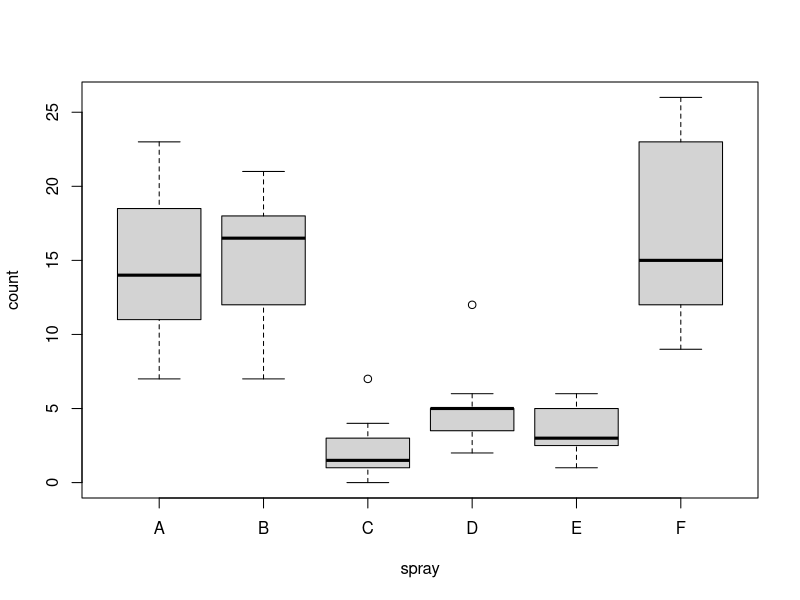
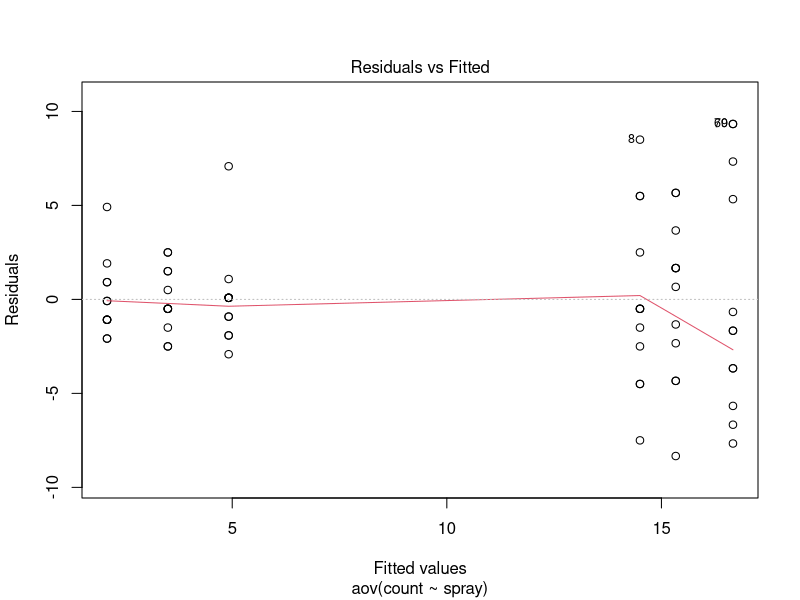
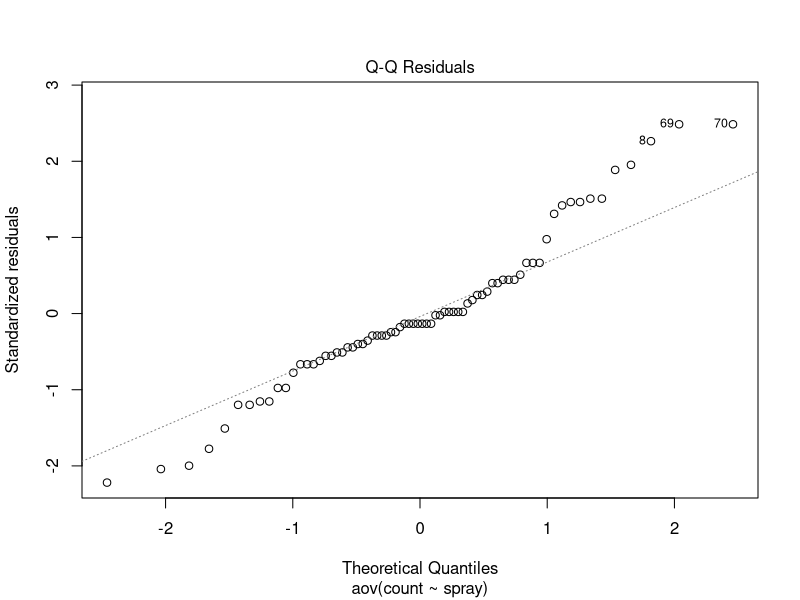
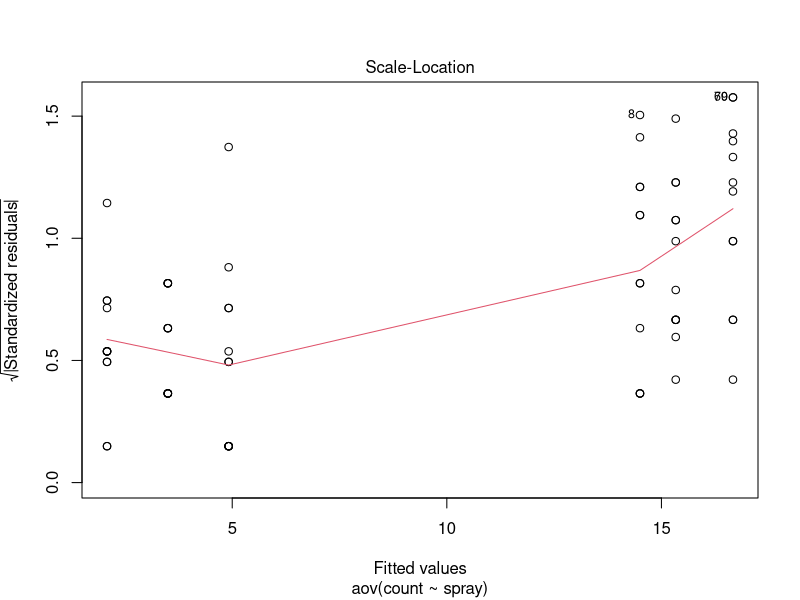
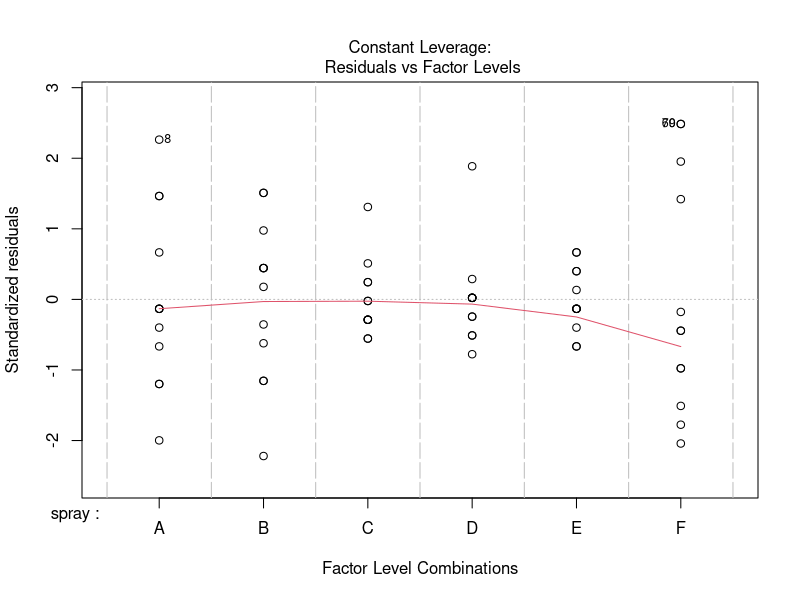

The R script that drew these images, in order:
##########################################################################################
# Anova
# https://en.wikipedia.org/wiki/Analysis_of_variance
#
# Analysis of variance (ANOVA) is a collection of statistical models and their associated estimation procedures
# (such as the "variation" among and between groups) used to analyze the differences among group means in a sample.
# ANOVA was developed by statistician and evolutionary biologist Ronald Fisher. In the ANOVA setting, the observed variance
#in a particular variable is partitioned into components attributable to different sources of variation. 
# In its simplest form, ANOVA provides a statistical test of whether the population means of several groups are equal, 
# and therefore generalizes the t-test to more than two groups. ANOVA is useful for comparing (testing) three or more group
# means for statistical significance. It is conceptually similar to multiple two-sample t-tests, but is more conservative, 
#resulting in fewer type I errors,[1] and is therefore suited to a wide range of practical problems.
#
# from http://homepages.inf.ed.ac.uk/bwebb/statistics/ANOVA_in_R.pdf
##########################################################################################

##############################
# Load data
##############################
attach(InsectSprays)
data("InsectSprays")

str(InsectSprays)
head(InsectSprays)

summary(InsectSprays)


##############################
# Plot it
##############################

boxplot(count ~ spray, data = InsectSprays)


##############################
# One-way ANOVA
##############################
oneway.test(formula = count ~ spray, data = InsectSprays)

##############################
# ANOVA
##############################
aov_out = aov(formula = count ~ spray, data = InsectSprays)
summary(aov_out)


# ANOVA and linear regression are the same thing – more on that tomorrow. For the
# moment, the main point to note is that you can look at the results from aov() in terms of the
# linear regression that was carried out, i.e. you can see the parameters that were estimated.
# > summary.lm(aov.out)
# Implicitly this can be understood as a set of (non-orthogonal) contrasts of the first group
# against each of the other groups. R uses these so-called ‘Treatment’ contrasts as the default,
# but you can request alternative contrasts (see later) 

summary.lm(aov_out)

# Interpret as treatment contrasts compred to control (see PDF)

#############################
# Plot residuals
#############################

plot(aov_out)

# 1. This shows if there is a pattern in the residuals, and ideally should show similar scatter for
# each condition. Here there is a worrying effect of larger residuals for larger fitted values. This
# is called ‘heteroscedascity’ meaning that not only is variance in the response not equal across
# groups, but that the variance has some specific relationship with the size of the response. In
# fact you could see this in the original boxplots. It contradicts assumptions made when doing
# an ANOVA.

# 2. Q-Q plots
# This looks for normality of the residuals; if they are not normal, the assumptions of ANOVA
# are potentially violated.

# 3. This is like the first plot but now to specifically test if the residuals increase with the fitted
# values, which they do


############################
# Contrasts
# taken from
# http://homepages.inf.ed.ac.uk/bwebb/statistics/Statistical_models.html
############################
# In general, the F-ratio its p-value for an ANOVA tell us that the groups differ,
# but not which groups differ. In some experimental designs we might have particular 
# expectations about which group differences will be meaningful.
# First, we need to specify contrasts attribute for our predictor variable (spray type). 
# We can use one of the default contrast matrices , e.g. contr.helmert() is an orthogonal
# contrast matrix where each category (except the last) is compared to the mean effect 
# of all subsequent categories a standard procedure for studies along the lines of control
# vs. drug A vs. drug B.

contrasts(InsectSprays$spray)


#if we want to define our own contrasts it is possible too.
# Let's say that first we want to compare first 3 conditions to the last 3 and then run more contrasts within those two subgroups of conditions.
#First, we define the weights

con1=c(1,1,1,-1,-1,-1)
con2=c(2,-1,-1,0,0,0)
con3=c(0,1,-1,0,0,0)
con4=c(0,0,0,2,-1,-1)
con5=c(0,0,0,0,1,-1)

our.contrasts=cbind(con1,con2,con3,con4,con5)
our.contrasts

# Then we attach contrasts attribute.
contrasts(InsectSprays$spray)=our.contrasts

# Finally, once we obtain our model with aov() function we use summary.lm() 
# instead of standard summary() to observe the results of the contrasts.
model_aov_newcontrasts = aov(count~spray,data=InsectSprays)
summary.lm(model_aov_newcontrasts)


#################################
# Post-hoc tests
#################################
# A common approach alternative approach to planned contrasts is simply to carry out a set of t-tests between various groups,
# potentially whatever looks interesting in the data (hence the name, post-hoc). It is necessary to control for the overall 
# type I error rate, α, given the number of comparisons, c. The simplest approach is using the simple Bonferonni correction 
# set the significance level at α/c, e.g. here, if comparing each group against the first group we would be doing 5 comparisons, 
# so would need each t-test to have a p<.01 to be significant to ensure overall α<0.05. More precise is to use Dunn-Sidak correction:
# There are various other methods for multiple comparisons, each of which makes slightly different assumptions in attempting to control 
# for both type I and type II error (power), including: Neuman-Keuls (liberal on Type I); Scheff(strict on Type I but bad for Type II);
# Dunnett� (optimised for comparing all treatments to a single control); Games-Howell (doesn� sume equal variances); a
# and Tukey HSD (optimised for when all possible pairwise comparisons are being made)

#TukeyHSD(model.aov)
TukeyHSD(aov_out)

